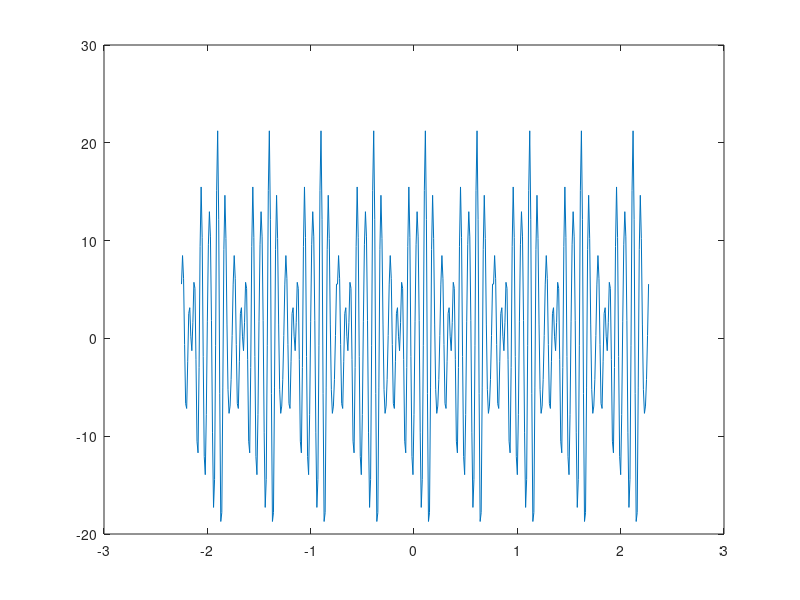
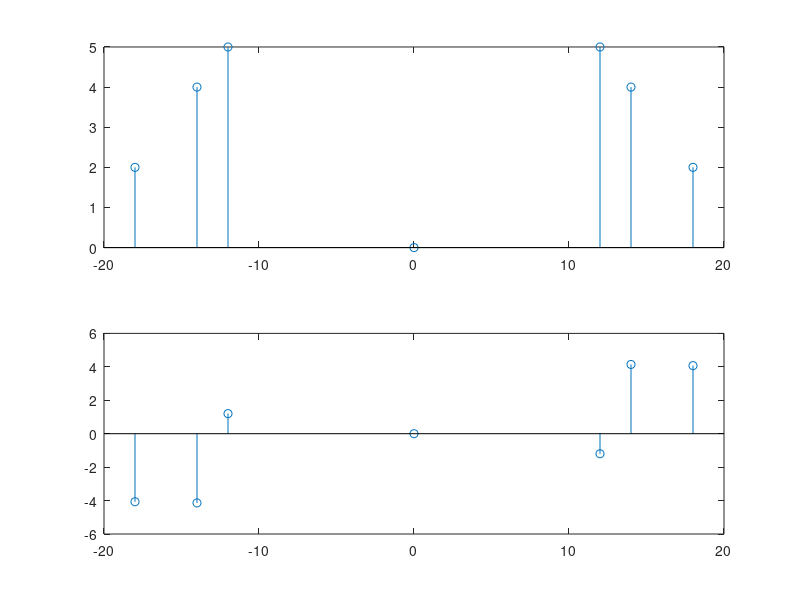

Write the MATLAB code that produced these figures, in order. (Note: this script raises an error after producing the figures.)
%***********************
%James Anderson
%Lab 5 Section E
%***********************
%---------------------------------------------------------------
%Lab 5 Procedure Part 1
%---------------------------------------------------------------

clear all 
close all
clc

t=-0.75:0.01:0.75;
x=10*cos(24*pi*t-1.2)-8*cos(28*pi*t+1.0)+4*sin(36*pi*t+2.5);
x2=[x x x]
t2=-0.75*3:0.01:3*0.75+0.02;
figure(1);
plot(t2,x2);

%-------------
Ain=[2 4 5 0 5 4 2];
phs=[-(2.5+pi/2) -(1+pi) 1.2 0 -1.2 1+pi 2.5+pi/2 ];
f=[-18 -14 -12 0 12 14 18];
figure;
subplot(2,1,1);
stem(f,Ain);
subplot(2,1,2)
stem(f,phs);

%-------------
t=-0.25:0.0005:0.25;
x=10*cos(24*pi*t-1.2)-8*cos(28*pi*t+1.0)+4*sin(36*pi*t+2.5);

[Xn1,f1,ang1,No1,Fo1]= ctfsc(t,x);

hold on;
figure(101);
subplot(2,1,1)
stem(f1,abs(Xn1))
xlim([-50 50])
subplot(2,1,2)
stem(f1,ang1)
xlim([-50 50])
hold off;

%-----------
%part c

t=0:0.0005:0.49995;
x=10*cos(24*pi*t-1.2)-8*cos(28*pi*t+1.0)+4*sin(36*pi*t+2.5);

[Xn1,f1,ang1,No1,Fo1]= ctfsc(t,x);

hold on;
figure(102);
subplot(2,1,1)
stem(f1,abs(Xn1))
xlim([-50 50])
subplot(2,1,2)
stem(f1,ang1)
xlim([-50 50])
hold off;

%------------

t=-0.2:0.0005:0.19995;
x=10*cos(24*pi*t-1.2)-8*cos(28*pi*t+1.0)+4*sin(36*pi*t+2.5);

[Xn1,f1,ang1,No1,Fo1]= ctfsc(t,x);

hold on;
figure(103);
subplot(2,1,1)
stem(f1,abs(Xn1))
xlim([-50 50])
subplot(2,1,2)
stem(f1,ang1)
xlim([-50 50])
hold off;

%----------
N=10;

[xfs, xnn]=ctfs(t,Xn1,No1,Fo1,N);

hold on;
figure(104);
plot(t, xfs)
hold off;

%---------------------------------------------------------------
%Part 2
%---------------------------------------------------------------

t=-0.2:0.0005:0.19995;
x=10*cos(24*pi*t-1.2)-8*cos(28*pi*t+1.0)+4*sin(36*pi*t+2.5);

[Xn1,f1,ang1,No1,Fo1]= ctfsc(t,x);
Xnmax=0.2*max(abs(Xn1));
idx=find(abs(Xn1) > Xnmax);
N_idx=idx(end)-((length(Xn1)-1)/2);

[xfs]=ctfs(t,Xn1,No1,Fo1,N_idx);

hold on;
figure(105)
plot(t, x)
hold off;


%---------------------------------------------------------------
%Part 3
%---------------------------------------------------------------
t1=-2:0.002:1.998;
x1= (0.1+2*cos(2*pi*t1)).*(((t1+1.2)>=0)-((t1-1.2)>=0));

figure(106)
plot(t1,x1);

%-----------
t2=-6:0.002:5.998;
x_t=zeros(1,length(t2));
x_t=[x1 x1 x1]

figure(107)
plot(t2,x_t);

%----------
f=0.25;
[Xn,f,ang,No,Fo]= ctfsc(t2,x_t);

hold on;
figure(108);
subplot(2,1,1)
stem(f,abs(Xn))
xlim([-32*Fo 32*Fo]);
subplot(2,1,2)
stem(f,ang)
xlim([-32*Fo 32*Fo]);
hold off;

%-----------
Xnmax=0.2*max(abs(Xn));
idx=find(abs(Xn) > Xnmax);
N_idx=idx(end)-((length(Xn)-1)/2);

[xfs, xnn]=ctfs(t2,Xn,No,Fo,N_idx);

power1=(sum(abs(xnn).^2))/(sum(abs(x1).^2));
hold on;
figure(109);
plot(t2,xfs)
hold off;

%-----------
Xnmax=0.02*max(abs(Xn));
idx=find(abs(Xn) > Xnmax);
N_idx=idx(end)-((length(Xn)-1)/2);

[xfs, xnn]=ctfs(t2,Xn,No,Fo,N_idx);

power2=(sum(abs(xnn).^2))/(sum(abs(x1).^2));
hold on;
figure(110);
plot(t2,xfs)
hold off;
